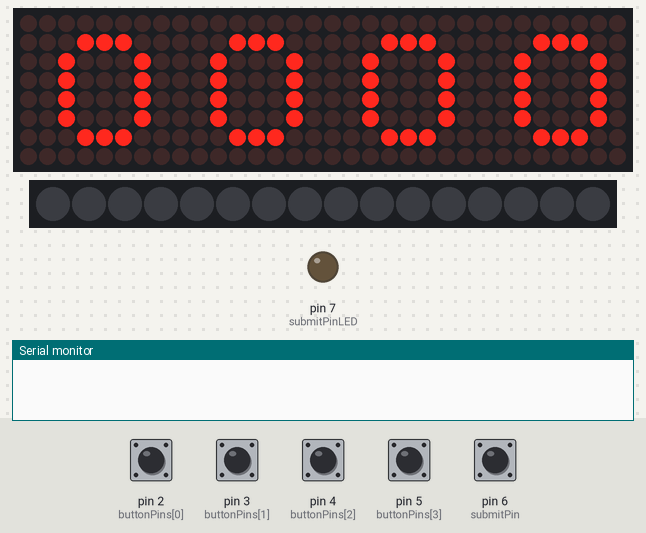
The sketch below on a simulated Arduino Uno, built with avr-gcc and run on an emulated ATmega328P. Shown: 32×8 LED matrix, 16 RGB LEDs in strip order, left to right, output pins drawn as LEDs (lit = HIGH), the last lines printed to the serial monitor. The inputs (shaded band) are chosen by the test bench; at power-on: pin 2 (buttonPins[0]), pin 3 (buttonPins[1]), pin 4 (buttonPins[2]), pin 5 (buttonPins[3]), pin 6 (submitPin) HIGH.

Above: at 1.2 s.
1.3 s: pin 6 (submitPin) pulled LOW for 0.15 s
At 2.5 s:
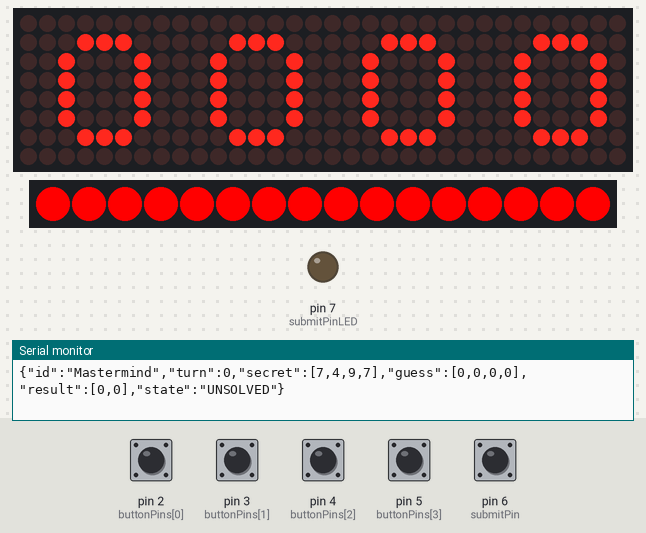
4.4 s: pin 2 (buttonPins[0]) pulled LOW for 0.15 s
At 5.4 s:
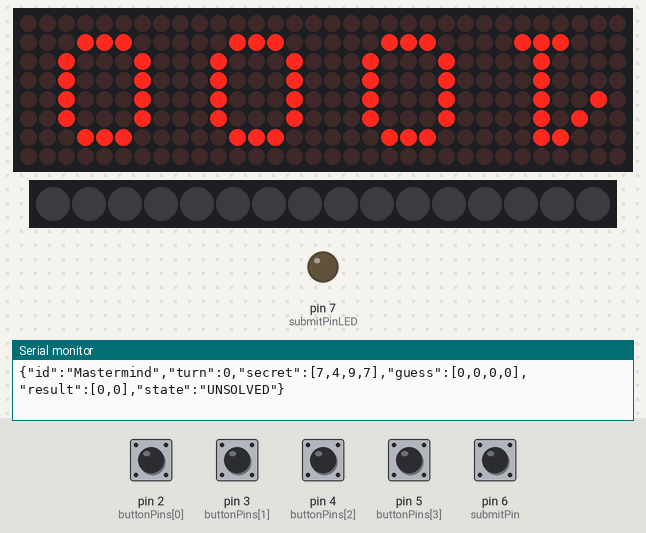
6.0 s: pin 3 (buttonPins[1]) pulled LOW for 0.15 s
At 6.7 s:
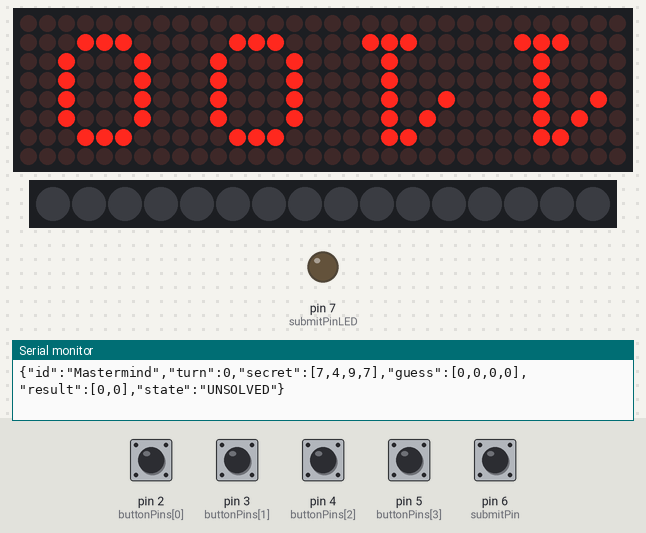
7.6 s: pin 4 (buttonPins[2]) pulled LOW for 0.15 s
At 8.6 s:
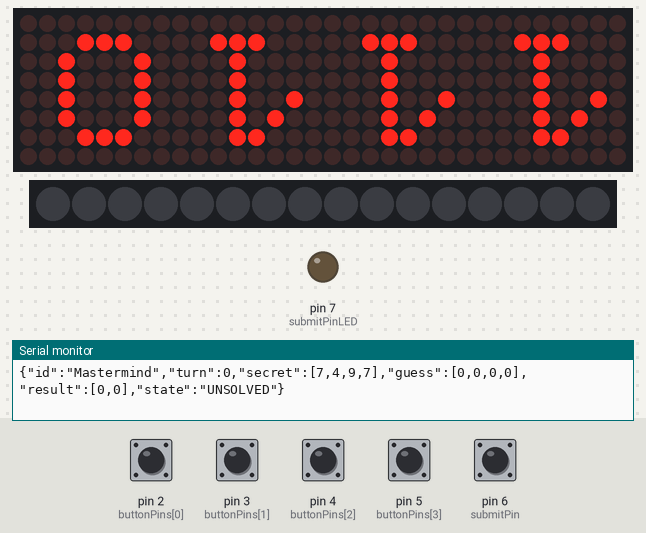
9.2 s: pin 5 (buttonPins[3]) pulled LOW for 0.15 s
At 9.9 s:
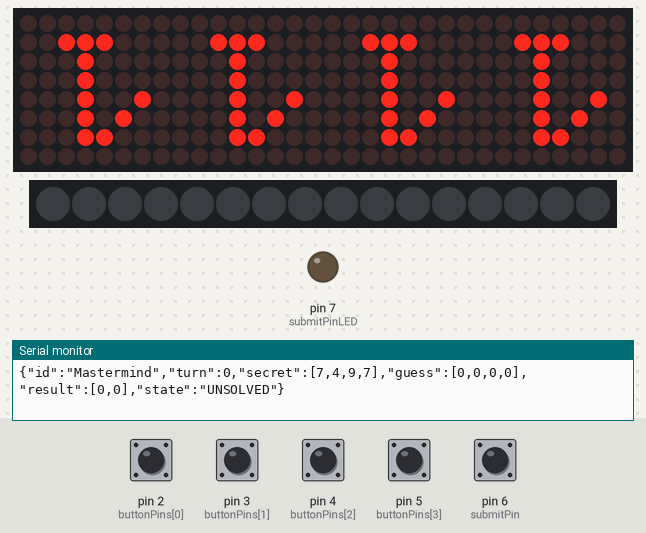
10.8 s: pin 6 (submitPin) pulled LOW for 1 s
At 11.2 s:
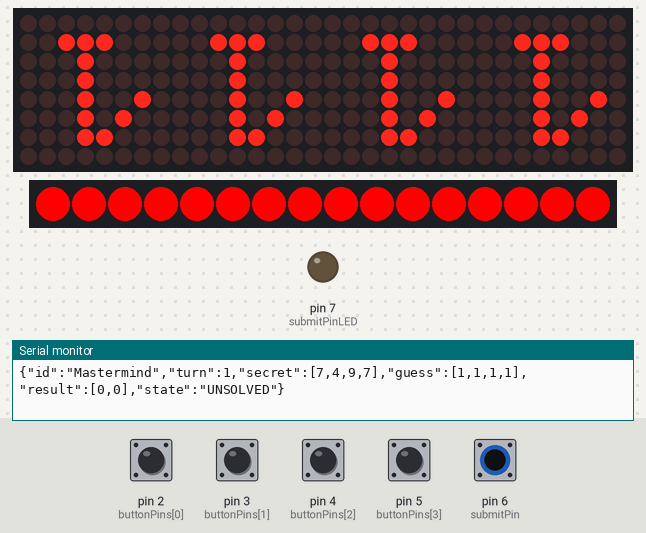
Timing chart, 0 to 13.8 s (numbered marks = the images above; inputs shaded):
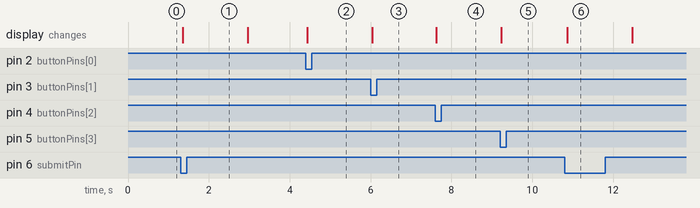

The sketch:

PuzzleBoxMasterMind.ino
```cpp
#include <FastLED.h>

#include <ArduinoJson.h>
#include <LedControl.h>
#include "font.h"

const byte startButton = 8;
const byte buttonPins[] = {2, 3, 4, 5};
const byte buttonPinsLED = 9;
const byte submitPin = 6;
const byte submitPinLED = 7;
const byte codeLength = 4;
const byte numSymbols = 10;
const byte numLeds = 16;
//LedControl lc=LedControl(DIN (braun),CLK(orange),CS (rot),ANZAHLDISPLAYS) 456
//uno
LedControl lc = LedControl(11, 13, 10, codeLength);
//nano
//LedControl lc = LedControl(4, 6, 5, numberOfDisplays);

bool lastButtonState[codeLength];
byte secret[codeLength] = {7, 4, 9, 7};
byte guess[codeLength];
int numGuesses = 0;
CRGB leds[numLeds];
/*
void setRandomSecret() {
  randomSeed(analogRead(A5));
  for (int i = 0; i < codeLength; i++) {
    secret[i] = random(numSymbols);
  }
}*/

void displayResponse(int numBlacks, int numWhites) {
  if ((numBlacks + numWhites) * (numLeds / 4)<1){
  for (int i = 0; i < numLeds; i++) {
    leds[i] = CRGB::Red;}
    FastLED.show();
    delay(200);
  }
  for (int loop = 0; loop < 7; loop ++) {
    for (int i = 0; i < numBlacks * (numLeds / 4); i++) {
      leds[i] = CRGB::Green;
    }
    for (int i = numBlacks * (numLeds / 4); i < (numBlacks + numWhites) * (numLeds / 4); i++) {
      leds[i] = (loop % 2) ?  CRGB::Black : CRGB::Orange;
    }
    FastLED.show();
    delay(200);
  }
  for (int i = 0; i < numLeds; i++) {
    leds[i] = CRGB::Black;
  }
  FastLED.show();
}


/*
  void displayResponse(int numBlacks, int numWhites){
  for (int loop=0; loop<7;loop++){
    for(int i=0;i<numBlacks*(numLeds/4);i++){
      leds[i] = CRGB::Green;
    }
    for(int i = numBlacks*(numLeds/4); i<(numBlacks+numWhites)*(numLeds/4);i++){
      leds[i] = (loop%2) ? CRGB::Black:CRGB::Orange;
    }
    FastLED.show();
    delay(200);
  }
  for(int i=0; i<numLeds;i++){
  leds[i]=CRGB::Black;
  }
  FastLED.show();
  }
*/

bool serialUpdate (byte secret[], byte guess[], byte blackCount, byte whiteCount) {
  StaticJsonDocument<256> doc;
  doc["id"] = "Mastermind";
  doc["turn"] = numGuesses;
  JsonArray jsonSecret = doc.createNestedArray("secret");
  for (int i = 0; i < codeLength; i++) {
    jsonSecret.add(secret[i]);
  }
  JsonArray jsonGuess = doc.createNestedArray("guess");
  for (int i = 0; i < codeLength; i++) {
    jsonGuess.add(guess[i]);
  }
  JsonArray result = doc.createNestedArray("result");
  result.add(blackCount);
  result.add(whiteCount);
  doc["state"] = (blackCount == codeLength) ? "SOLVED" : "UNSOLVED";
  serializeJson(doc, Serial);
  Serial.println("");
}


bool calculateResponse(byte &blackCount, byte &whiteCount) {
  bool secretUsed[codeLength] = {false, };
  bool guessUsed[codeLength] = {false, };
  blackCount = 0;
  for (int i = 0; i < codeLength; i++) {
    if (guess[i] == secret[i]) {
      blackCount++;
      secretUsed[i] = true;
      guessUsed[i] = true;
    }
  }
  whiteCount = 0;
  for (int i = 0; i < codeLength; i++) {
    if (!guessUsed[i]) {
      for (int j = 0; j < codeLength; j++) {
        if (!secretUsed[j] && (guess[i] == secret[j])) {
          whiteCount++;
          secretUsed[j] = true;
          break;
        }
      }
    }
  }
  serialUpdate(secret, guess, blackCount, whiteCount);
  return (blackCount == codeLength);


}


void getInput() {
  //For testing
  /*
    int counter =0;
    while(!Serial.available());
    while(true){
    char incomingByte = Serial.read();
    if (incomingByte == '\n' ||incomingByte == '\r' ){
      break;
      }
    }
    if(incomingByte==-1){continue;}
    guess[counter]=(incomingByte-48);
    counter++;
    if(counter >= codeLength){break;}
    }*/

  while (!digitalRead(submitPin)) {
    delay(100);
  }

  while (digitalRead(submitPin)) {
    for (int i = 0; i < codeLength; i++) {
      bool buttonState = digitalRead(buttonPins[i]);
      if (!buttonState && lastButtonState[i]) {
        guess[i]++;
        if (guess[i] >= numSymbols) {
          guess[i] = 0;
        }
      }
      lastButtonState[i] = buttonState;
      for (int row = 0; row < 8; row++) {
        lc.setRow(i, row, digits[guess[i]][row]);
      }
    }
  }
}


void setup() {

  for (int i = 0; i < codeLength; i++) {
    lc.shutdown(i, false);
    lc.setIntensity(i, 2);
    lc.clearDisplay(i);
  }
pinMode(startButton,INPUT_PULLUP);
pinMode(submitPinLED, OUTPUT);
pinMode(submitPinLED, OUTPUT);

  for (int i = 0; i < codeLength; i++) {
    pinMode(buttonPins[i], INPUT_PULLUP);
  }
  pinMode(submitPin, INPUT_PULLUP);

  Serial.begin(9600);
  FastLED.addLeds<WS2812B, A0, GRB>(leds, numLeds);
//setRandomSecret();
}


void loop() {
  getInput();
  byte whiteCount = 0, blackCount = 0;
  calculateResponse(blackCount, whiteCount);

  if (blackCount == codeLength) {
    Serial.print(F("YOU WIN!"));

    for (int i = 0; i < numLeds; i++) {
      leds[i] = CRGB::Green;
      FastLED.show();
      delay(20);
    }
    for (int i = 0; i < numLeds; i++) {
      leds[i] = CRGB::Black;
      FastLED.show();
      delay(20);
    }
  }
  else {
    displayResponse(blackCount, whiteCount);
  }
  numGuesses++;
}
```

font.h
```cpp
const byte digits[][8] = {
//0
{
  B00000000,
  B00011100,
  B00100010,
  B00100010,
  B00100010,
  B00100010,
  B00011100,
  B00000000
},
//1
{
  B00000000,
  B00111000,
  B00010000,
  B00010000,
  B00010010,
  B00010100,
  B00011000,
  B00000000
},
//2
{
  B00000000,
  B00111110,
  B00000100,
  B00001000,
  B00010000,
  B00100010,
  B00011100,
  B00000000
},
//3
{
  B00000000,
  B00011100,
  B00100010,
  B00100000,
  B00010000,
  B00100010,
  B00011100,
  B00000000
},
//4
{
  B00000000,
  B00100000,
  B00100000,
  B01111100,
  B00100100,
  B00101000,
  B00110000,
  B00000000
},
//5
{
  B00000000,
  B00011110,
  B00100000,
  B00100000,
  B00011110,
  B00000010,
  B00111110,
  B00000000
},
//6
{
  B00000000,
  B00011100,
  B00100010,
  B00100010,
  B00011110,
  B00000010,
  B00011100,
  B00000000
},
//7
{
  B00000000,
  B00000100,
  B00000100,
  B00001000,
  B00010000,
  B00100000,
  B00111110,
  B00000000
},
//8
{
  B00000000,
  B00011100,
  B00100010,
  B00100010,
  B00011100,
  B00100010,
  B00011100,
  B00000000
},
//9
{
  B00000000,
  B00011100,
  B00100000,
  B00111100,
  B00100010,
  B00100010,
  B00011100,
  B00000000
}
};
```

Measured:
- after the input at 4.4 s, the display: changes at once (image 2)
- after the input at 6.0 s, the display: changes at once (image 3)
- after the input at 7.6 s, the display: changes at once (image 4)
- after the input at 9.2 s, the display: changes at once (image 5)
